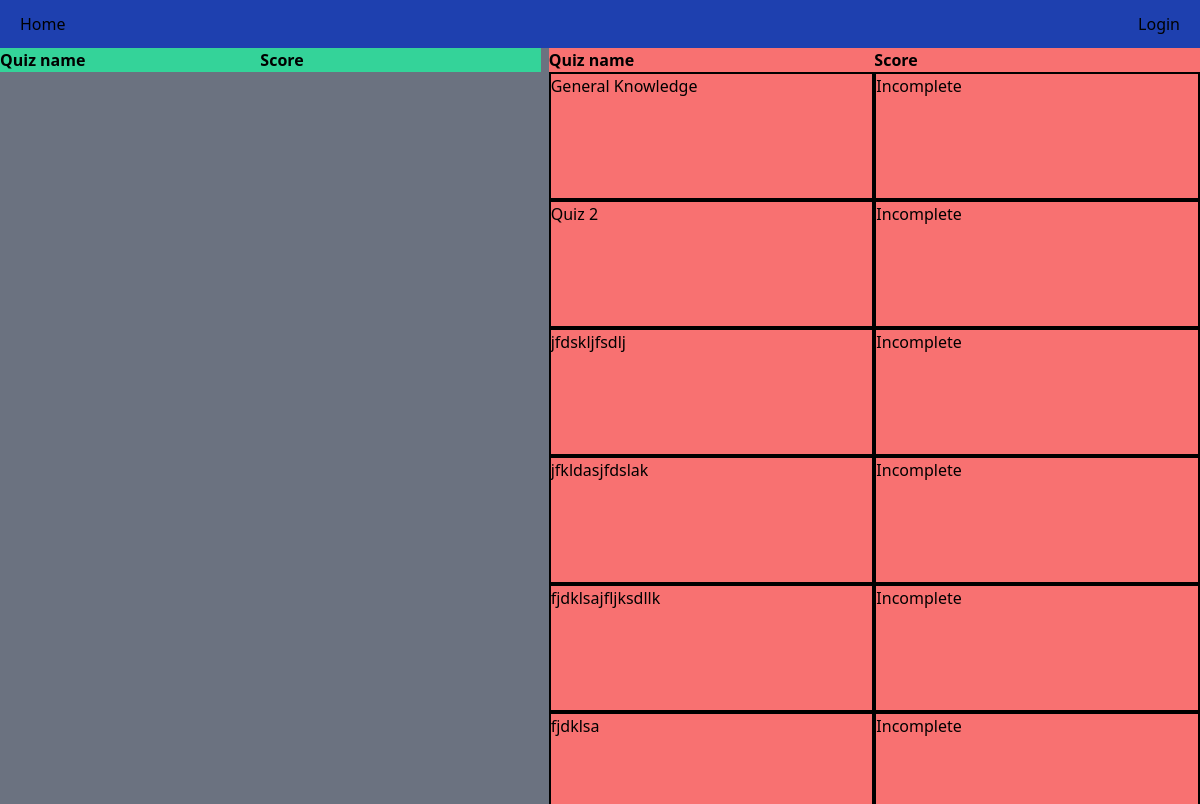
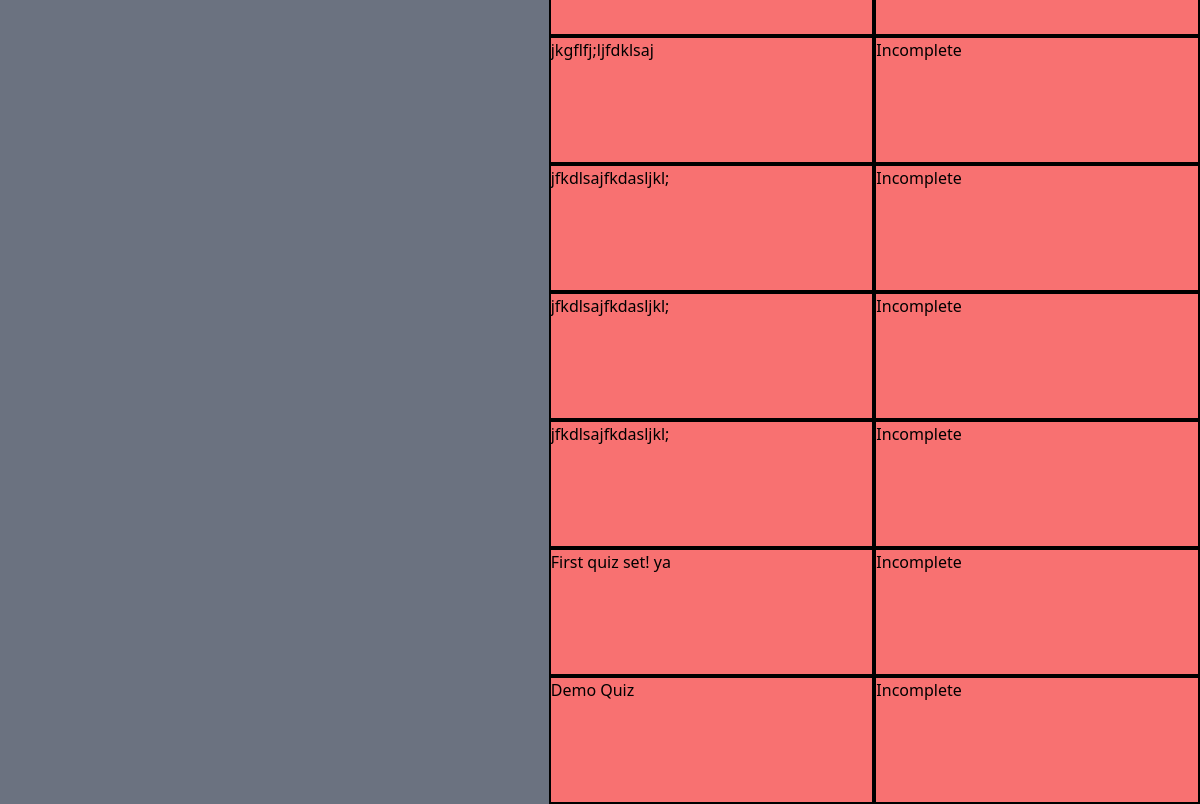
The app's page /scores/, older data (2 pictures, top to bottom).
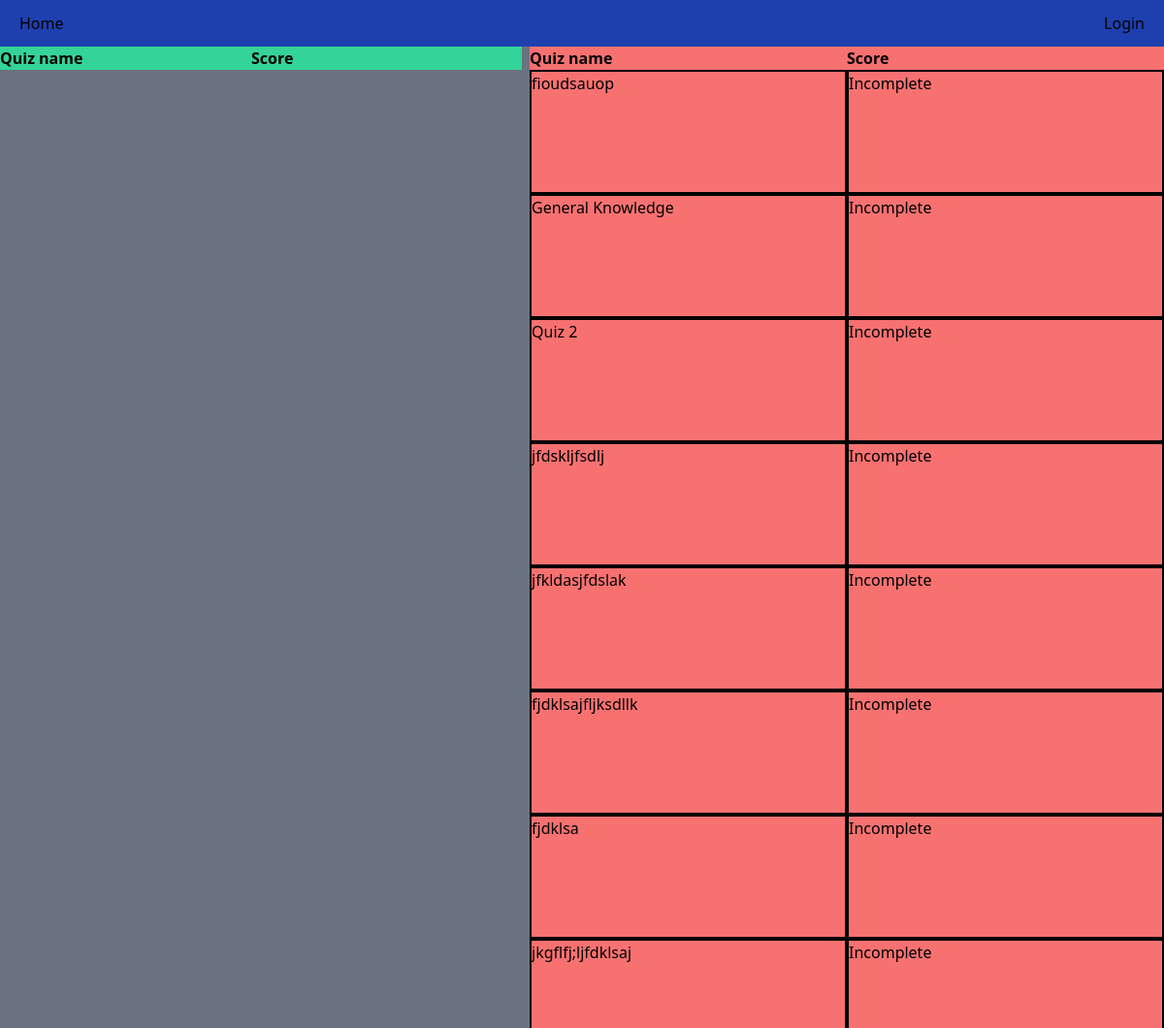
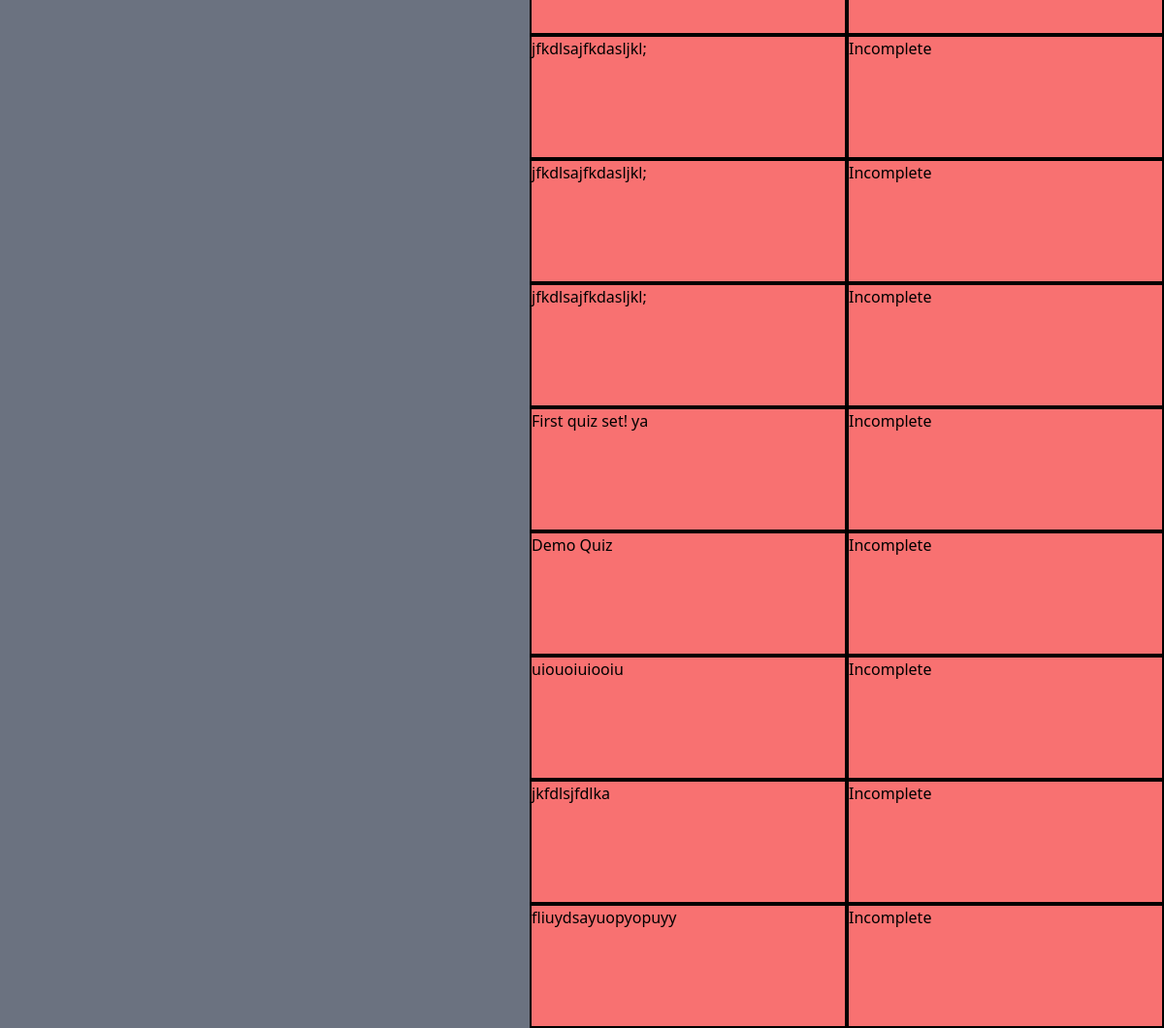
The same page, newer data (2 pictures, top to bottom).
### main/models.py (models this page shows, shortened)
class Quiz(models.Model):
    quiz_name = models.CharField(max_length=100)
    quiz_description = models.TextField(max_length=500)
    pub_date = models.DateTimeField(default=timezone.now)
    due_date = models.DateField()
    set_by = models.CharField(max_length=100, null=True)
    class Meta:
        verbose_name_plural = "Quizes"

### main/views.py (the view)
# urls.py: path("scores/", views.user_score_view, name="user-scores"),
def user_score_view(request):
    quizes = Quiz.objects.all().order_by("due_date")
    completed_quizes = UserQuizInfo.objects.filter(
        user_id=request.user.id
    ).order_by("-completion_date")
    complete_quiz_list = [str(quiz.quiz_name) for quiz in completed_quizes]
    print(complete_quiz_list)
    incomplete_quizes = [
        quiz.quiz_name
        for quiz in quizes
        if quiz.quiz_name not in complete_quiz_list
    ]
    context = {
        "complete_quizes": completed_quizes,
        "incomplete_quizes": incomplete_quizes,
    }
    return render(request, "main/scores.html", context)

### main/templates/main/scores.html (shortened to what this page needs)
{% extends "base.html" %}
{% block content %}
<div class="flex space-x-2 items-start">
    <div id="complete-table" class="grid grid-cols-1 flex-grow pr-5 bg-green-400">
        <div class="grid grid-cols-2 font-extrabold">
            <span>Quiz name</span>
            <span>Score</span>
        </div>
    </div>
    <div id="complete-table" class="grid grid-cols-1 bg-red-400 flex-grow">
        <div class="grid grid-cols-2 font-extrabold">
            <span>Quiz name</span>
            <span>Score</span>
        </div>
        {% for e in incomplete_quizes %}
        <div class="grid grid-cols-2 bg-red-400 h-32">
            <span class="border-2 border-black">{{ e }}</span>
            <span class="border-2 border-black">Incomplete</span>
        </div>
        {% endfor %}
    </div>
</div>
{% endblock content %}

Row changes from the older to the newer data that the page shows:
added Quiz: incomplete_quizes "fioudsauop"
added Quiz: incomplete_quizes "uiouoiuiooiu"
added Quiz: incomplete_quizes "jkfdlsjfdlka"
added Quiz: incomplete_quizes "fliuydsayuopyopuyy"
Text that changed along with them:
new list line: "Incomplete"
